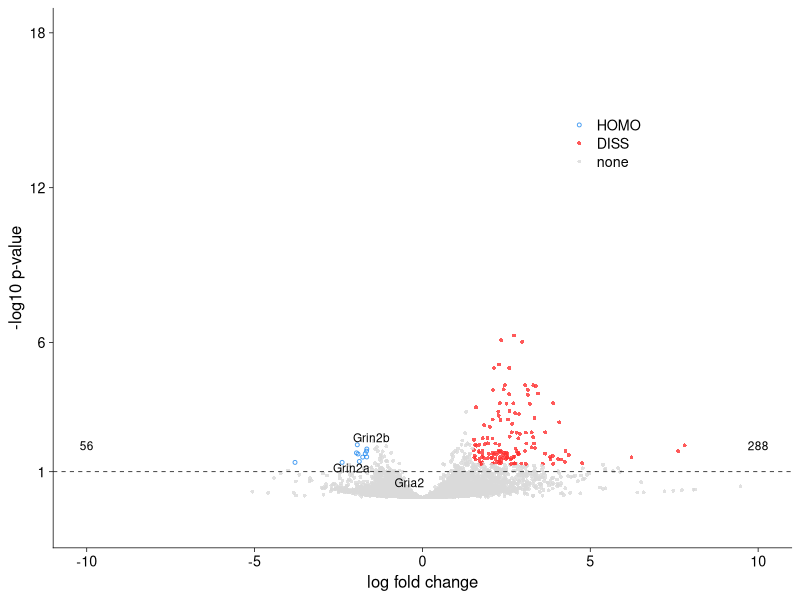
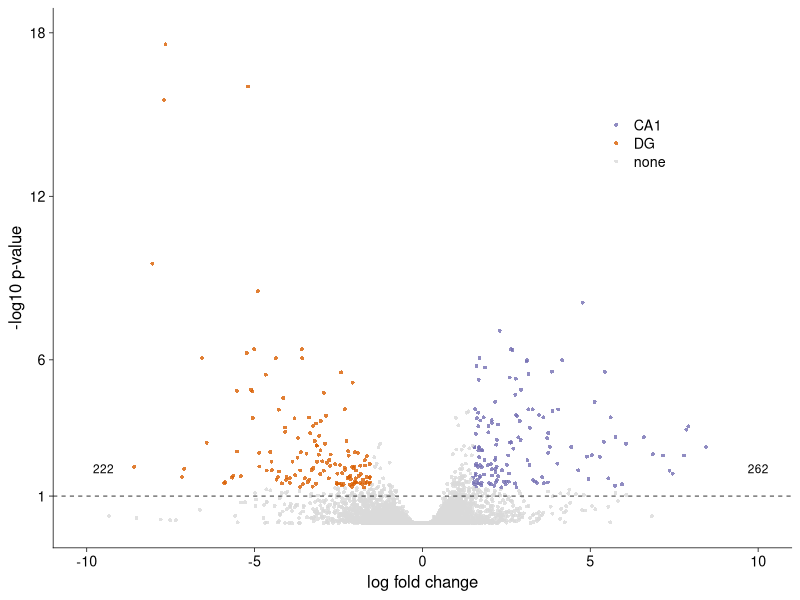
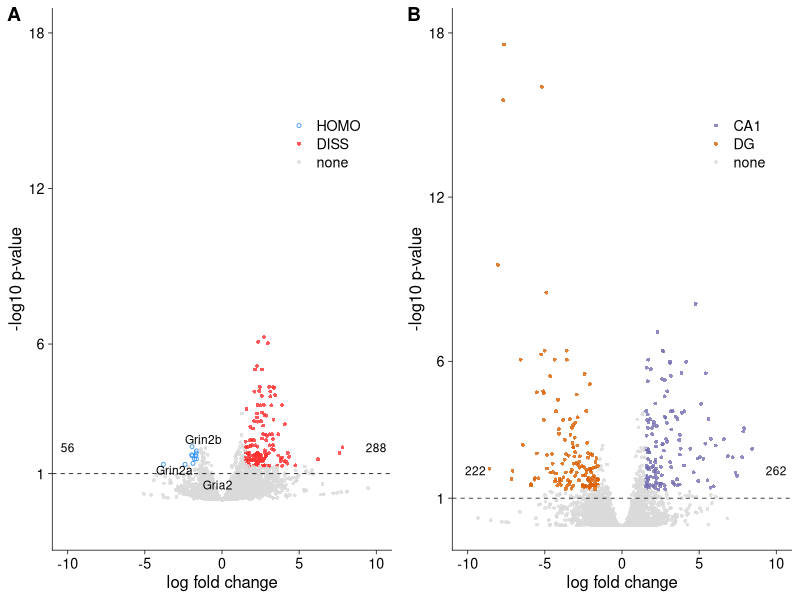
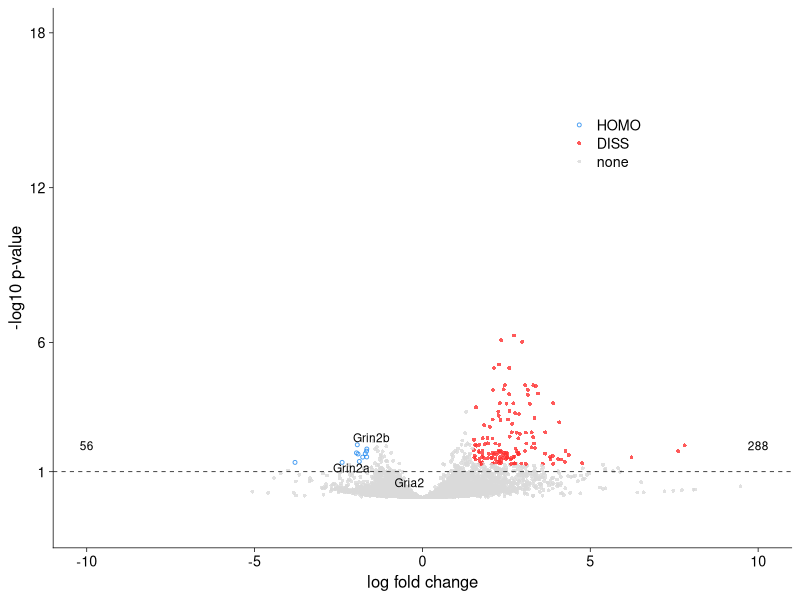
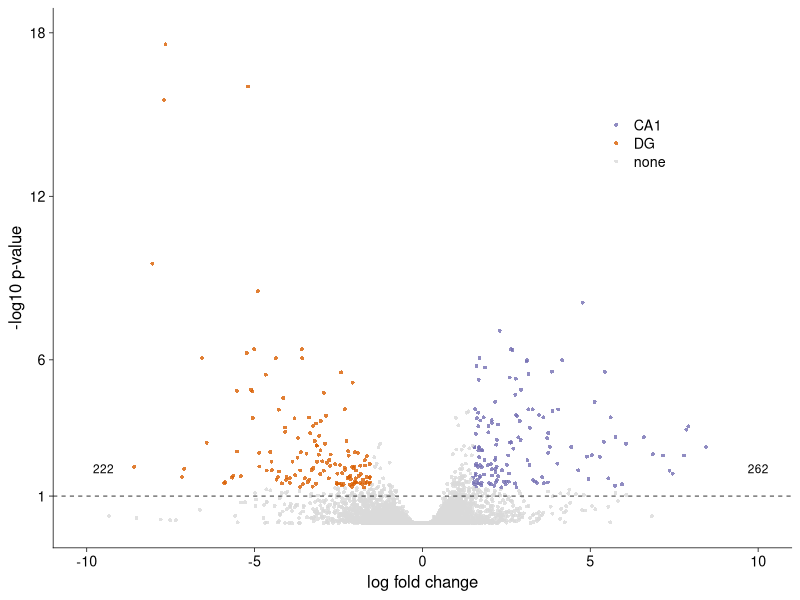
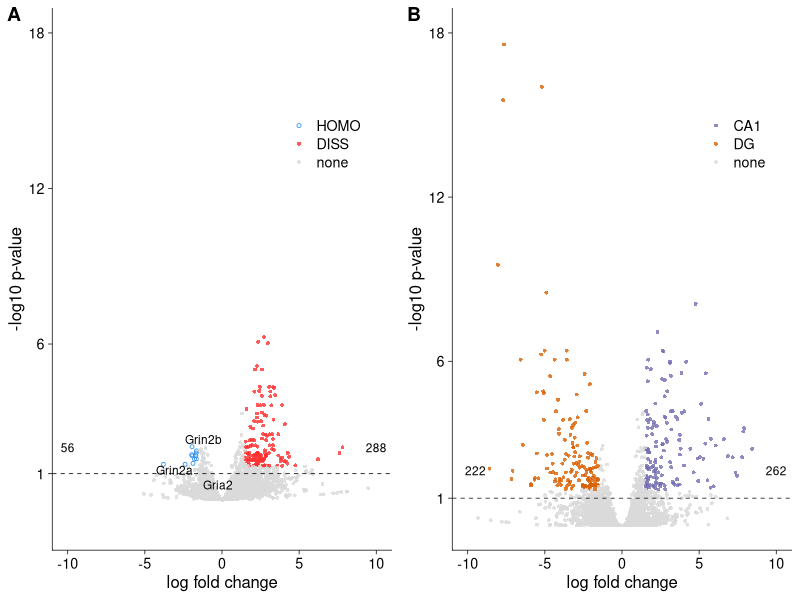
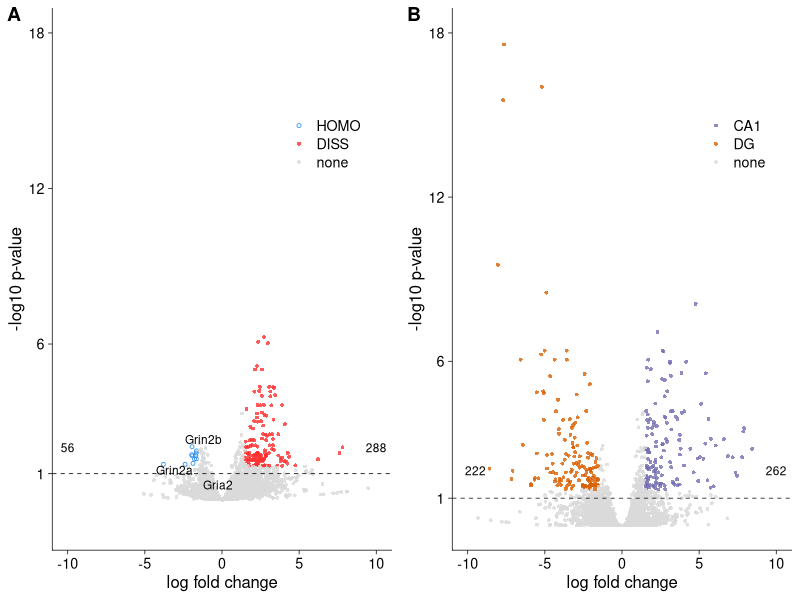

These figures' R source, in order:
## ---- chunk 1
library(ggplot2)
library(cowplot)
library(dplyr)
library(ggrepel)
library(tidyverse)
#install.packages("ggrepel")
# set output file for figures 
knitr::opts_chunk$set(fig.path = '../figures/02_volcanoplots/')
## ---- chunk 2
# dissocation DEGes
dissociation <- read.csv("../results/01_dissociation_volcanoTreatment.csv", header = T, row.names = 1)

#set levels
dissociation$color <- factor(dissociation$color,
                             levels = c("HOMO", "DISS", "none"))

#set colors
dissociationcolor <-  c("HOMO" = "dodgerblue2", "DISS" = "firebrick1", "none" = "#d9d9d9")

# create list of candidate learning and memory genes
candidates <- dissociation %>%
  dplyr::filter(grepl('Ncs|Nsf|Gria|Grin|Grim|Dlg|Prkc|Camk2|Fmr1|Creb', gene)) %>%
  droplevels()
candidates <- candidates[,c(1)]
candidates

# subfield specific degs
subfield <- read.csv("../results/01_dissociation_volcanoCA1DG.csv", header = T, row.names = 1)
head(subfield)
## ---- chunk 3
volcanoplot <- ggplot(dissociation, aes(x = lfc, y = pvalue)) + 
  geom_point(aes(color = factor(color), shape = factor(color)), 
             size = 1, alpha = 0.8, na.rm = T) + 
  theme_cowplot(font_size = 12, line_size = 0.25) +
    theme( legend.title = element_blank(),
        legend.position=c(.7,.75),
        panel.grid.minor=element_blank(),
        panel.grid.major=element_blank()) +
  scale_color_manual(values = dissociationcolor) +
  scale_x_continuous(name="log fold change",
                      limits = c(-10, 10)) +
  scale_y_continuous(name="-log10 p-value",
                     limits = c(-1, 18),
                     breaks = c(1,6,12,18)) +
  geom_hline(yintercept = 1,  size = 0.25, linetype = 2 ) + 
  scale_shape_manual(values = c(1,16,16))  +
    
    geom_text_repel(data=filter(dissociation, gene %in% candidates & pvalue>1),
                    aes(label=gene), size = 3,
                    box.padding = unit(0.25, 'lines'),
                    point.padding = unit(0.5, 'lines'))  +
  
    annotate("text", label = "56", x = -10, y = 2, size = 3, color = "black") + 
    annotate("text", label = "288", x = 10, y = 2, size = 3, color = "black")
volcanoplot  

  
pdf(file = "../figures/02_volcanoplots/Treatment_volcano.pdf", width=2.5, height=2.25)
plot(volcanoplot)
dev.off()
## ---- chunk 4
volcanoplot2 <- ggplot(subfield, aes(x = lfc, y = pvalue)) + 
  geom_point(aes(color = factor(color), shape = factor(color)), 
             size = 1, alpha = 0.8, na.rm = T) + 
  theme_cowplot(font_size = 12, line_size = 0.25) +
  theme(legend.title=element_blank(),
        legend.position=c(.75,.75),
        panel.grid.minor=element_blank(),
        panel.grid.major=element_blank()) + 
  scale_color_manual(values = c("CA1" = "#7570b3",
                                "DG" = "#d95f02", 
                                "none" = "#d9d9d9")) +   
  scale_x_continuous(name="log fold change",
                     limits = c(-10, 10)) +
  scale_y_continuous(name="-log10 p-value",
                     limits = c(0, 18),
                     breaks = c(1,6,12,18)) +
  geom_hline(yintercept = 1,  size = 0.25, linetype = 2 ) + 
  scale_shape_manual(values = c(16,16,16)) +
  
      annotate("text", label = "222", x = -9.5, y = 2, size = 3, color = "black") + 
    annotate("text", label = "262", x = 10, y = 2, size = 3, color = "black")
volcanoplot2 

pdf(file = "../figures/02_volcanoplots/CA1DG_volcano.pdf", width=2.5, height=2.25)
plot(volcanoplot2)
dev.off()

## ---- chunk 5

figure2 <- plot_grid(volcanoplot, volcanoplot2,  
                     nrow = 1, labels = c('A', 'B'), 
                     #align = 'h',
                     rel_widths = c(1,1))

figure2

pdf("../figures/figure2.pdf", width=5.5, height=3)
print(figure2)
dev.off()

ggsave(
  "../figures/figure2.png",
  figure2,
  width = 6,
  height = 3,
  dpi = 1200
)
